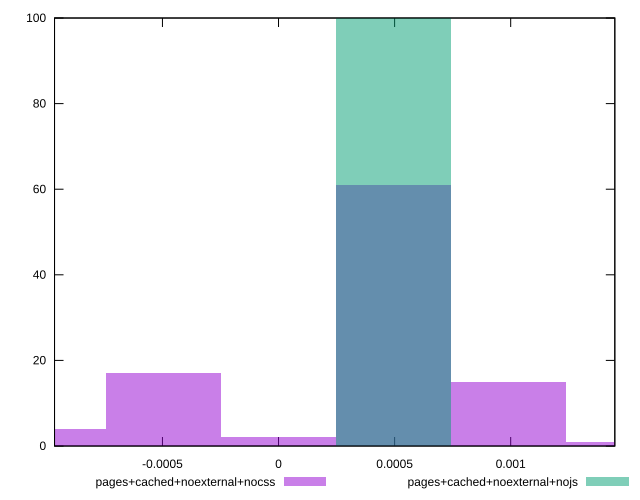

This chart was generated by the following gnuplot code:
reset

$pagesCachedNoexternalNocss <<EOF
0.000495868281455197 61
-0.000991736562910394 4
-0.000495868281455197 17
0 2
0.000991736562910394 15
0.0014876048443655911 1
EOF

$pagesCachedNoexternalNojs <<EOF
0.000495868281455197 100
EOF

set key outside below
set boxwidth 0.000495868281455197
set xrange [-0.0009648041127788721:0.001448520936220965]
set yrange [0:100]
set trange [0:100]
set style fill transparent solid 0.5 noborder
set terminal svg size 640, 500 enhanced background rgb 'white'
set output "reprap/meta/score-difference/comparison/histogram/9_vs_10.svg"

plot $pagesCachedNoexternalNocss title "pages+cached+noexternal+nocss" with boxes, \
     $pagesCachedNoexternalNojs title "pages+cached+noexternal+nojs" with boxes

reset
